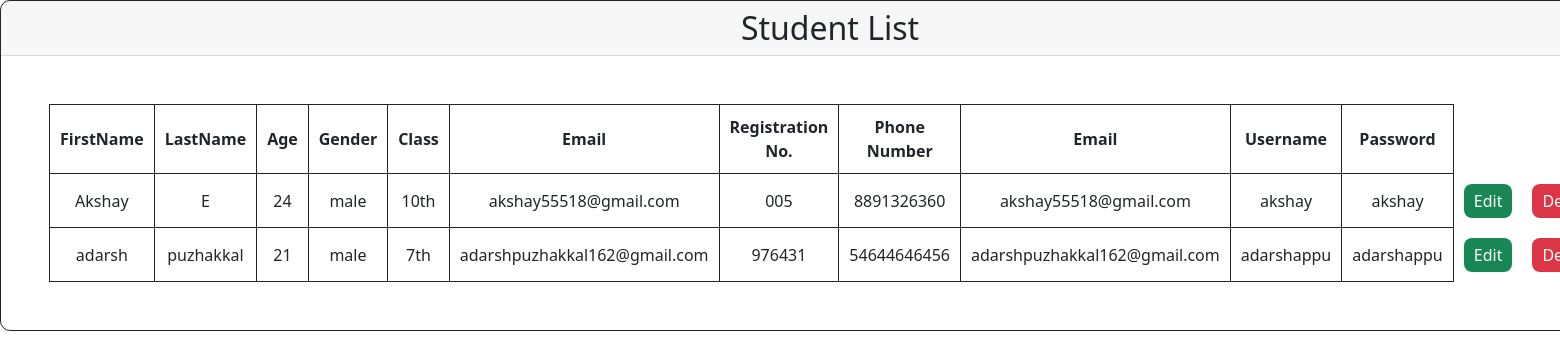
/studentlistview, run on the app's committed database.
### ManagementApp/models.py (models this page shows)
class Student(models.Model):
    firstname=models.CharField(max_length=20)
    lastname=models.CharField(max_length=20)
    age=models.IntegerField()
    gender=models.CharField(max_length=10)
    class1=models.CharField(max_length=10)
    email=models.EmailField()
    regno=models.CharField(max_length=20)
    phone=models.CharField(max_length=15)
    username=models.CharField(max_length=20)
    password=models.CharField(max_length=100)
    Value=models.IntegerField()
    user_type=models.CharField(max_length=10)

### ManagementApp/views.py (the view)
# urls.py: path('studentlistview',views.student_listview,name='student_listview'),
def student_listview(request):
    student=Student.objects.filter(Value=1)
    return render(request,'student-listview.html',{'student':student})

### ManagementApp/templates/student-listview.html (shortened to what this page needs)
<!DOCTYPE html>
<html lang="en">
<head>
    <link href="https://cdn.jsdelivr.net/npm/bootstrap@5.0.2/dist/css/bootstrap.min.css" rel="stylesheet">
</head>
<body>
    <div class="card card1">
        <h2 class="text-center card-header ">Student List</h2>
        <div class="card-body p-5">
            <table>
                <tr class="text-center ">
                    <th>FirstName</th>
                    <th>LastName</th>
                    <th>Age</th>
                    <th>Gender</th>
                    <th>Class</th>
                    <th>Email</th>
                    <th>Registration No.</th>
                    <th>Phone Number</th>
                    <th>Email</th>
                    <th>Username</th>
                    <th>Password</th>
                </tr>
                {%for i in student %}
                <tr class="text-center ">
                    <td>{{i.firstname}}</td>
                    <td>{{i.lastname}}</td>
                    <td>{{i.age}}</td>
                    <td>{{i.gender}}</td>
                    <td>{{i.class1}}</td>
                    <td>{{i.email}}</td>
                    <td>{{i.regno}}</td>
                    <td>{{i.phone}}</td>
                    <td>{{i.email}}</td>
                    <td>{{i.username}}</td>
                    <td>{{i.password}}</td>
                    <td style="border: none;"><button class="btn-success btn1"><a href="studentedit/{{i.id}}">Edit</a></button></td>
                    <td style="border: none;"><button class="btn-danger btn1"><a href="studentdelete/{{i.id}}">Delete</a></button></td>
                </tr>
                {% endfor %}
            </table>
        </div>
    </div>
</body>
</html>

### ManagementApp/templates/student-listview.html (style rules this page uses)
.card1 { width: fit-content; border: 1px solid; border-radius: 10px; }
td,th { border: 1px solid; padding: 10px; }
.btn1 { padding: 5px 10px; border: none; border-radius: 8px; }
.btn1 a { text-decoration: none; color: white; }

### data on the page
Student: firstname "Akshay", lastname "E", age "24", gender "male", class1 "10th", email "akshay55518@gmail.com", regno "005", phone "8891326360", username "akshay", password "akshay"
Student: firstname "adarsh", lastname "puzhakkal", age "21", gender "male", class1 "7th", email "adarshpuzhakkal162@gmail.com", regno "976431", phone "54644646456", username "adarshappu", password "adarshappu"
